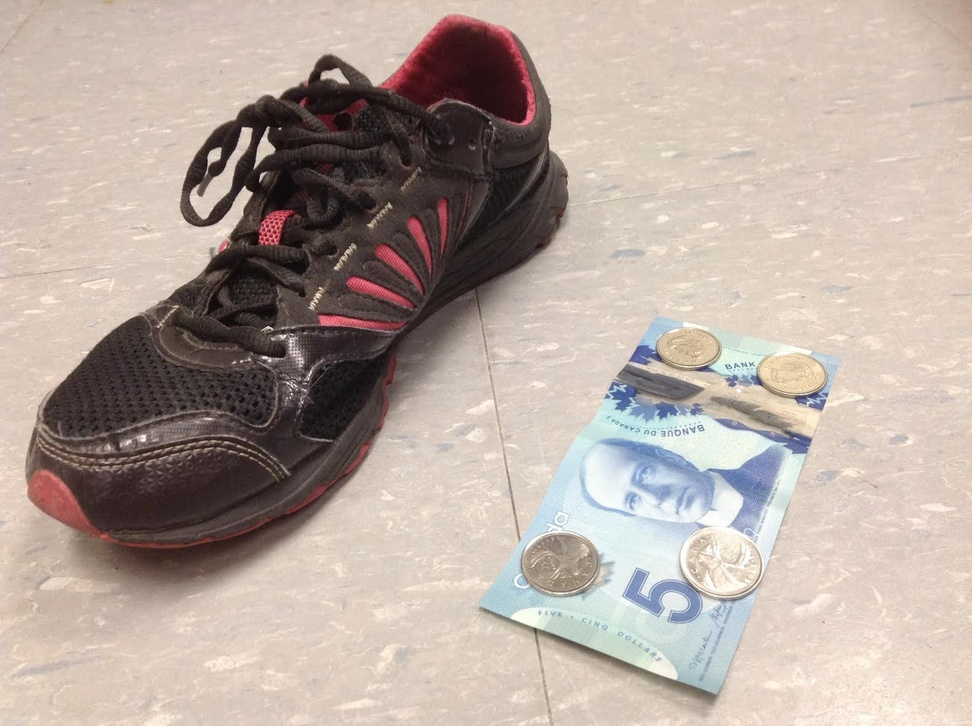
#> input picture assignment3/shoe.jpg, 972 x 726 px, shrunk from 1580 x 1180 before the run
$ python main.py   (Python 2 division)   (older library calls are emulated)
#> lines starting #> are read from the running program, lines starting #| are printed output that depends on the picture; long printed decimals are rounded
#> in main, shoe is the input picture: shape (726, 972, 3); mean R, G, B 182.8, 168.6, 159.7
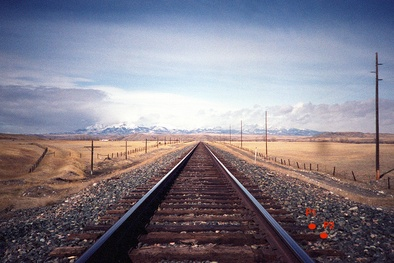
#> input picture assignment3/tracks.jpg, 394 x 263 px, shrunk from 640 x 427 before the run
#> in main, tracks is the input picture: shape (263, 394, 3); mean R, G, B 130.3, 125.2, 136.8
import numpy as np
import scipy as sp
from scipy.misc import imread
import matplotlib
from matplotlib.patches import ConnectionPatch
import matplotlib.pyplot as plt
import math
from matplotlib import cm
from mpl_toolkits.mplot3d import Axes3D
from scipy import signal
from scipy.misc import toimage
from skimage.feature import canny
from skimage import morphology
import skimage
import networkx as nx
import pylab
import cv2
from matplotlib.patches import Rectangle
import matplotlib.patches as patches
# [38 lines left out: functions euclidean_distance, find_affine, not called in this run]


def find_homography(kp_template, kp_image):
	'''
	Given 4 points, Compute the homography
	'''
	A = np.zeros((4*2, 9))

	#We only want 4 points
	for i in range(4):
		x, y = kp_template[i].pt
		xp, yp = kp_image[i].pt
		print xp, yp
		print x, y
		A[i*2,:] = np.array([x, y, 1, 0, 0, 0, -xp*x, -xp*y, -xp])
		A[i*2+1,:] = np.array([0, 0, 0, x, y, 1, -yp*x, -yp*y, -yp])

	#Find eigenvalues of ATA
	eigvalues, eigvectors = np.linalg.eig(np.dot(A.T, A))
	min_idx = eigvalues.argmin()
	h = eigvectors[min_idx]
	h = h.reshape(3,3)
	print h

# [58 lines left out: functions Visualize_Affine, Visualize_Matching, not called in this run]

def SIFT_Matching(template, image):

	sift = cv2.xfeatures2d.SIFT_create()
	#Covert to Grayscale
	template = cv2.cvtColor(template,cv2.COLOR_BGR2GRAY)
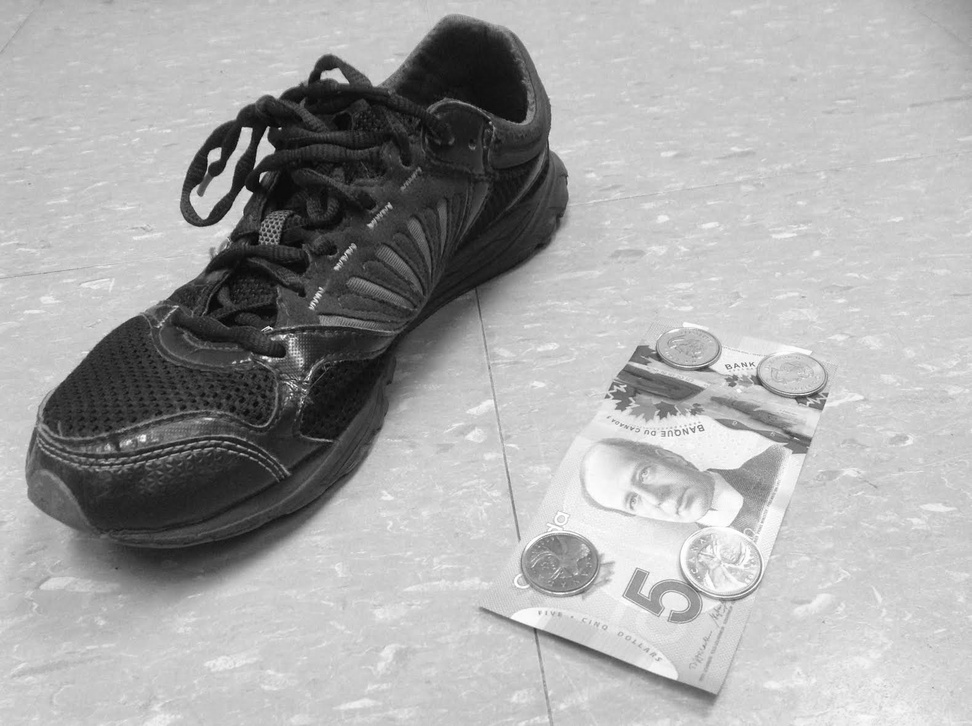
#> template: shape (726, 972); min 2, max 255, mean 167.5
	image = cv2.cvtColor(image,cv2.COLOR_BGR2GRAY)
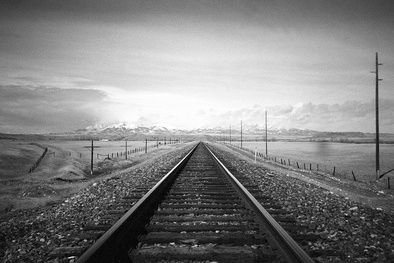
#> image: shape (263, 394); min 1, max 255, mean 129.2

	#Use SIFT to ket keypoints and feature descriptors
	kp_image, des_image = sift.detectAndCompute(image,None)
#> kp_image = 427 keypoints; strongest (x, y, size): (94, 184, 1.9), (164, 97, 93), (372, 236, 2.2), (310, 243, 1.9)
	kp_template, des_template = sift.detectAndCompute(template,None)
#> kp_template = 1995 keypoints; strongest (x, y, size): (214, 155, 8.3), (266, 149, 11.3), (246, 133, 8.4), (264, 357, 2.6)
	distances = euclidean_distance(des_template, des_image)

	#Calculate the reliability score of each correspondance (only keep the ones above a threshold)
	threshold = 0.8

 	bf = cv2.BFMatcher()
 	#Return the top 2 matches
 	matches = bf.knnMatch(des_image,des_template, k=2)

 	#keep only matches with a good reliability ratio
 	good = [m for m,n in matches if m.distance < threshold*n.distance]

	src_pts = [ kp_image[m.queryIdx] for m in good ]
	dst_pts = [ kp_template[m.trainIdx] for m in good ]
	src_des = np.float32([ des_image[m.queryIdx] for m in good ])
	dst_des = np.float32([ des_template[m.trainIdx] for m in good ])

	find_homography(src_pts, dst_pts)

#def RANSAC(src_pts, dst_pts):


# [6 lines left out: function imreadGrayScale, not called in this run]

def euclidean_distance(a, b):
	'''
	Find Euclidean Distance between every vector in a and every vector in b
	a - MxD
	b - NxD
	'''
	aa = np.sum(np.square(a), axis = 1).reshape(-1,1)
#> aa = 1995 values, max 263929 at index 1920, min 260734 at index 215, mean 262157.4
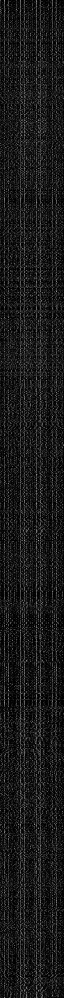
#> a: shape (1995, 128) float32 (shown at 1/2 size); min 0, max 213, mean 25.5
	bb = np.sum(np.square(b), axis = 1).reshape(-1,1)
#> bb = 427 values, max 263463 at index 410, min 260679 at index 303, mean 262133.3
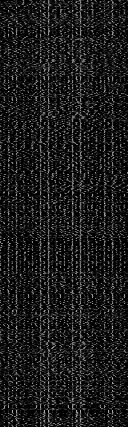
#> b: shape (427, 128) float32; min 0, max 207, mean 27.8
	ab = np.dot(a,b.T)
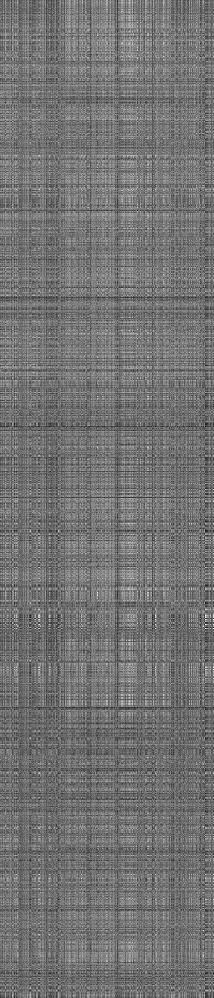
#> ab: shape (1995, 427) float32 (shown at 1/2 size); min 16864, max 259394, mean 126636.4; drawn with min black and max white

	distances = np.sqrt(aa+bb.T-2*ab)
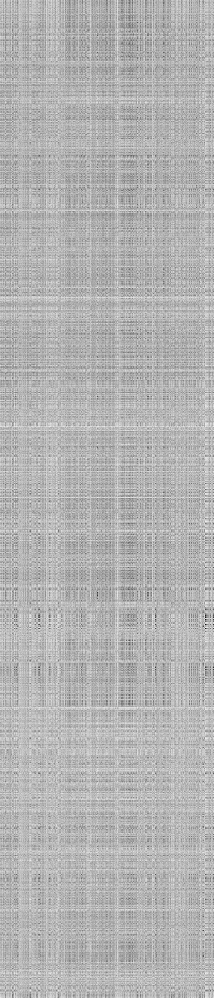
#> distances: shape (1995, 427) float32 (shown at 1/2 size); min 78.17, max 700.8, mean 516.4; drawn with min black and max white
	return distances

# [65 lines left out: functions find_affine, computeShoeSize, not called in this run]

def main():
	shoe = imread("shoe.jpg")
	tracks = imread("tracks.jpg")

	SIFT_Matching(shoe, tracks)
#> in SIFT_Matching, `matches = bf.knnMatch(des_image,des_template, k=2)`: matches = 427 matches
#> in SIFT_Matching, `good = [m for m,n in matches if m.distance < threshold*n.distance]`: good = 6 matches
#> in SIFT_Matching, `src_pts = [ kp_image[m.queryIdx] for m in good ]`: src_pts = 6 keypoints; (x, y, size): (157, 188, 1.9), (160, 137, 9.4), (72, 177, 3.1), (275, 148, 9), (214, 256, 5.4), (197, 133, 1.8)
#> in SIFT_Matching, `dst_pts = [ kp_template[m.trainIdx] for m in good ]`: dst_pts = 6 keypoints; (x, y, size): (735, 416, 7.6), (476, 105, 1.9), (394, 76, 3.6), (522, 65, 3.6), (522, 65, 3.6), (422, 257, 3.3)
#> the loop in find_homography, `for i in range(4):` made 4 passes
#> (x, y, xp, yp) on passes 1 to 4: (72.42, 177, 734.9, 415.7), (157.1, 188, 476.5, 105.4), (159.8, 137.2, 394.4, 75.57), (197.1, 133.5, 522, 64.77)
#| 734.888 415.742
#| 72.415 176.961
#| 476.465 105.435
#| 157.115 188.023
#| 394.427 75.573
#| 159.754 137.240
#| 522.039 64.770
#| 197.112 133.470
#> in find_homography, `eigvalues, eigvectors = np.linalg.eig(np.dot(A.T, A))`: eigvalues = [5.95e+10, 3.69e+09, 186504.4, 14277.3, 7623.6, 2146.3, 128.4, 0.014, -1.86e-10]
#> in find_homography, `min_idx = eigvalues.argmin()`: min_idx = 8
#> in find_homography, `h = eigvectors[min_idx]`: h = [-0.0048, 0.00169, 0.0039, -0.389, -0.88, 0.24, -0.132, -0.00154, -0.00212]
#> in find_homography, `h = h.reshape(3,3)`: h = [[-0.0048, 0.00169, 0.0039], [-0.389, -0.88, 0.24], [-0.132, -0.00154, -0.00212]]
#| [[-0.004799  0.001692  0.0039]
#|  [-0.3893 -0.8795  0.2396]
#|  [-0.1319 -0.001544 -0.002118 ]]
	#computeShoeSize(shoe)

main()
